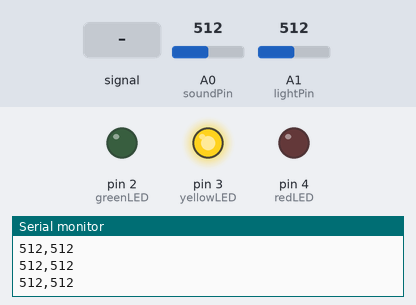
Recording of a sketch running on a simulated Arduino Uno, built with avr-gcc and run on an emulated ATmega328P. Shown: output pins drawn as LEDs (lit = HIGH), the last lines printed to the serial monitor. The inputs (shaded band) are chosen by the test bench; at power-on: A1 (lightPin) = 512, A0 (soundPin) = 512.

Above: at 2.2 s.
2.3 s: A0 (soundPin) fed a 1000 Hz sine of ±255 counts around its level
At 2.88 s:
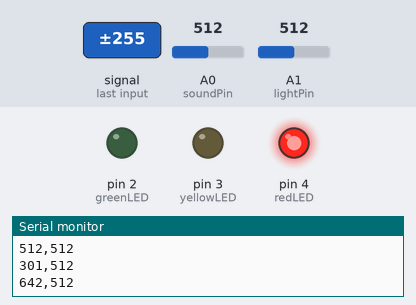
5.3 s: A1 (lightPin) set to 491
At 5.63 s:
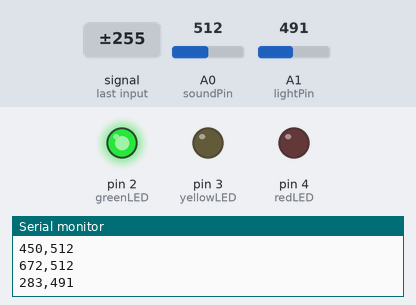
8.3 s: A0 (soundPin) set to 490
At 8.3 s:
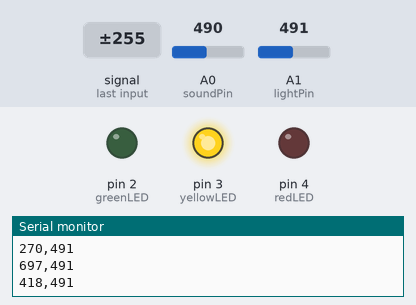
9.8 s: A0 (soundPin) set to 587
11.3 s: A0 (soundPin) set to 616
At 12.7 s:
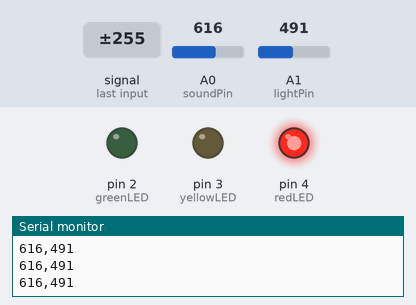
13.0 s: A0 (soundPin) set to 590
At 14.2 s:
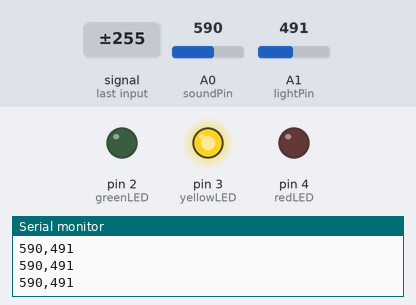
Timing chart, 0 to 15.5 s (numbered marks = the images above; inputs shaded):
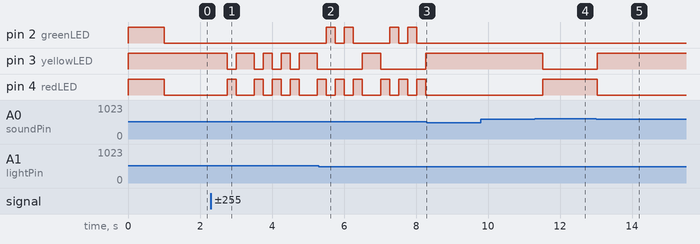

Measured:
- the behaviour switches between 501 and 500 on A1 (lightPin) (found by bisection; images 1 and 2)
- the behaviour switches between 600 and 601 on A0 (soundPin) (found by bisection; images 3 and 4)
- after the input at 2.3 s, pin 3 (yellowLED): HIGH → LOW after 0.45 s, → HIGH 0.25 s later, → LOW 0.50 s later, → HIGH 0.25 s later, … (9 changes in this stretch); pin 4 (redLED): LOW → HIGH after 0.45 s, → LOW 0.25 s later, → HIGH 0.50 s later, → LOW 0.25 s later, … (9 changes in this stretch)
- after the input at 5.3 s, pin 2 (greenLED): LOW → HIGH after 0.21 s, → LOW 0.25 s later, → HIGH 0.25 s later, → LOW 0.25 s later, … (8 changes in this stretch)
- after the input at 8.3 s, pin 2 (greenLED): stays LOW (without the input it goes to HIGH after 1.2 s); pin 3 (yellowLED): stays HIGH (without the input it goes to LOW after 0.47 s); pin 4 (redLED): stops changing and stays LOW
- after the input at 11.3 s, pin 3 (yellowLED): HIGH → LOW after 0.22 s; pin 4 (redLED): LOW → HIGH after 0.22 s
- after the input at 13.0 s, pin 3 (yellowLED): LOW → HIGH at once; pin 4 (redLED): HIGH → LOW at once

The sketch:

sketch_feb21a.ino
```cpp
/*
 * SafeSpace: Smart Environmental Monitor for Neurodiversity
 * Developed for Hackathon Diversity & Inclusion Category
 */

// Pin Definitions
const int soundPin = A0;
const int lightPin = A1;
const int greenLED = 2;  // Safe
const int yellowLED = 3; // Warning
const int redLED = 4;    // Overload

// Thresholds (Calibrate these based on your room)
const int soundDanger = 600;
const int lightDanger = 700;
const int soundWarning = 300;
const int lightWarning = 500;

void setup() {
  Serial.begin(9600);

  pinMode(greenLED, OUTPUT);
  pinMode(yellowLED, OUTPUT);
  pinMode(redLED, OUTPUT);

  // Startup Test: Blink all LEDs
  digitalWrite(greenLED, HIGH);
  digitalWrite(yellowLED, HIGH);
  digitalWrite(redLED, HIGH);
  delay(1000);
  digitalWrite(greenLED, LOW);
  digitalWrite(yellowLED, LOW);
  digitalWrite(redLED, LOW);
}

void loop() {
  // 1. Data Acquisition
  int soundValue = analogRead(soundPin);
  int lightValue = analogRead(lightPin);

  // 2. Serial Logging (For Time-Series Analysis)
  // Format: SoundValue, LightValue
  Serial.print(soundValue);
  Serial.print(",");
  Serial.println(lightValue);

  // 3. Logic: Multi-Sensor Fusion
  // RED: Either is dangerous, OR both are high (Cumulative Stress)
  if (soundValue > soundDanger || lightValue > lightDanger || (soundValue > 500 && lightValue > 600)) {
    updateLEDs(LOW, LOW, HIGH); // Red Only
  }
  // YELLOW: Approaching limits
  else if (soundValue > soundWarning || lightValue > lightWarning) {
    updateLEDs(LOW, HIGH, LOW); // Yellow Only
  }
  // GREEN: Ideal environment
  else {
    updateLEDs(HIGH, LOW, LOW); // Green Only
  }

  delay(250); // Balanced for real-time response without jitter
}

// Helper function to keep loop clean
void updateLEDs(int g, int y, int r) {
  digitalWrite(greenLED, g);
  digitalWrite(yellowLED, y);
  digitalWrite(redLED, r);
}
```
